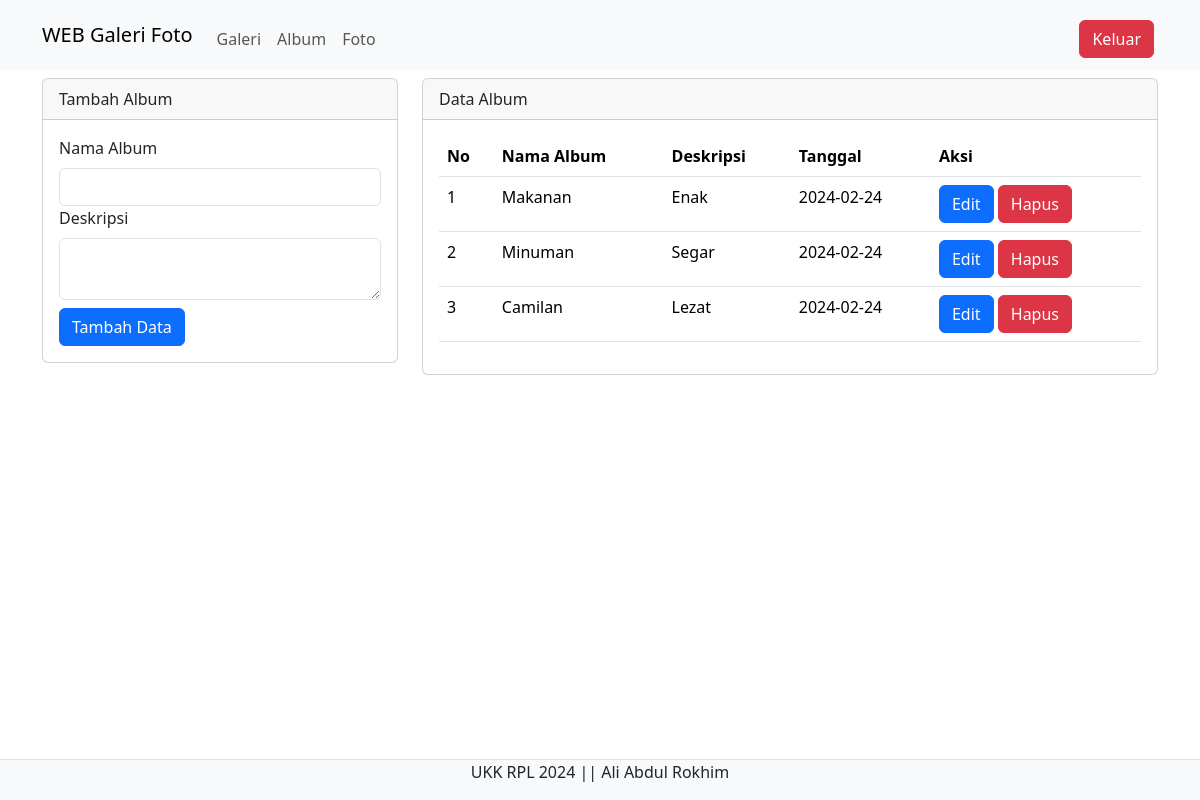
Page /admin/album.php (signed in) on the committed database.
### tables this page shows
CREATE TABLE `album` (
  `AlbumID` int(11) NOT NULL,
  `namaalbum` varchar(255) NOT NULL,
  `deskripsi` text NOT NULL,
  `tanggalbuat` date NOT NULL,
  `userid` int(11) NOT NULL
);

### admin/album.php (the view, shortened to what this page needs)
<?php
include '../config/koneksi.php';
?>
<!DOCTYPE html>
<html lang="en">
<head>
    <link rel="stylesheet" href="../assets/css/bootstrap.min.css">
</head>
<body>
    <nav class="navbar navbar-expand-lg bg-body-tertiary">
        <div class="container">
            <a class="navbar-brand" href="galeri.php">WEB Galeri Foto</a>
            <div class="collapse navbar-collapse mt-2" id="navbarNavAltMarkup">
                <div class="navbar-nav me-auto">
                <a href="galeri.php" class="nav-link">Galeri</a>
                    <a href="album.php" class="nav-link">Album</a>
                    <a href="foto.php" class="nav-link">Foto</a>
                </div>
                <a href="../config/aksi_logout.php" class="btn btn-danger m-1">Keluar</a>
            </div>
        </div>
    </nav>
    <div class="container">
        <div class="row">
            <div class="col-md-4">
                <div class="card mt-2">
                    <div class="card-header">Tambah Album</div>
                    <div class="card-body">
                        <form action="../config/aksi_album.php" method="POST">
                            <label for="" class="form-label">Nama Album</label>
                            <input type="text" name="namaalbum" class="form-control" required>
                            <label for="" class="form-label">Deskripsi</label>
                            <textarea name="deskripsi" class="form-control" required></textarea>
                            <button class="btn btn-primary mt-2" name="tambah" type="submit">Tambah Data</button>
                        </form>
                    </div>
                </div>
            </div>
            <div class="col-md-8">
                <div class="card mt-2">
                    <div class="card-header">Data Album</div>
                    <div class="card-body">
                        <table class="table">
                            <thead>
                                <tr>
                                    <th>No</th>
                                    <th>Nama Album</th>
                                    <th>Deskripsi</th>
                                    <th>Tanggal</th>
                                    <th>Aksi</th>
                                </tr>
                            </thead>
                            <tbody>
                                <?php
                                $no = 1;
                                $userid = $_SESSION['userid'];
                                $sql = mysqli_query($koneksi, "SELECT * FROM album WHERE userid='$userid'");
                                while ($data = mysqli_fetch_array($sql)) {
                                ?>
                                    <tr>
                                        <td>
                                            <?php echo $no++ ?>
                                        </td>
                                        <td>
                                            <?php echo $data['namaalbum'] ?>
                                        </td>
                                        <td>
                                            <?php echo $data['deskripsi'] ?>
                                        </td>
                                        <td>
                                            <?php echo $data['tanggalbuat'] ?>
                                        </td>
                                        <td>
                                            <button type="button" class="btn btn-primary" data-bs-toggle="modal"data-bs-target="#edit<?php echo $data['AlbumID'] ?>">Edit</button>
                                            <button type="button" class="btn btn-danger" data-bs-toggle="modal"
                                                data-bs-target="#hapus<?php echo $data['AlbumID'] ?>">
                                                Hapus
                                            </button>
                                        </td>
                                    </tr>
                                <?php } ?>
                            </tbody>
                        </table>
                    </div>
                </div>
            </div>
        </div>
    </div>
    <footer class="d-flax justify-content-center border-top mt-3 bg-light fixed-bottom">
        <div class="container" style="text-align: center;">
            <p> UKK RPL 2024 || Ali Abdul Rokhim</p>
        </div>
    </footer>
</body>
</html>

### rows in the picture
album: namaalbum "Makanan", deskripsi "Enak", tanggalbuat "2024-02-24"
album: namaalbum "Minuman", deskripsi "Segar", tanggalbuat "2024-02-24"
album: namaalbum "Camilan", deskripsi "Lezat", tanggalbuat "2024-02-24"
